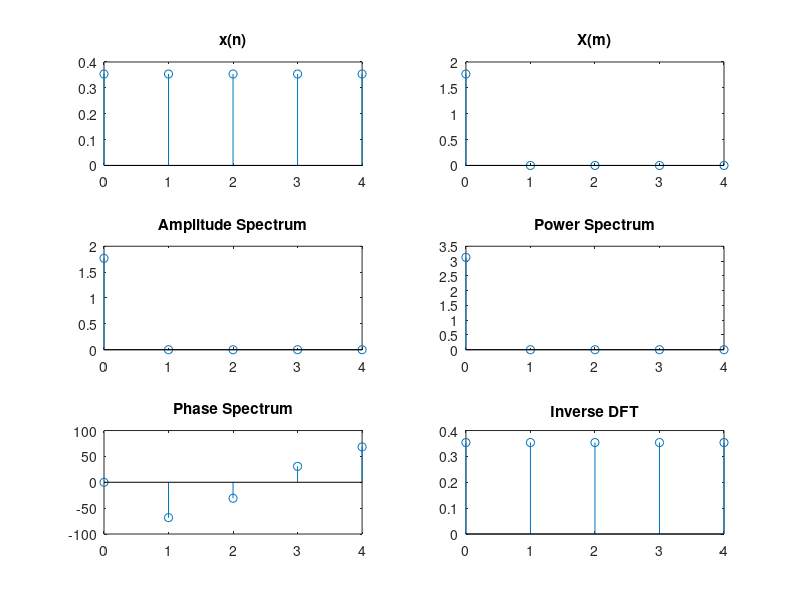

Write the MATLAB code that produced this figure.
fs=input('Enter the sampling frequency: ');
N=input('Enter the data point: ');

n=0:N-1;
x=sin(2*pi*1000/fs*n)+ 0.5*sin(2*pi*2000/fs*n + 3*pi/4);
X=zeros(N,1);

for m=1:N
    for n=1:N
        X(m)=X(m)+x(n)*exp(-j*2*pi*(m-1)*(n-1)/N);
    end
end

n=0:N-1;
subplot(3,2,1);
stem(n, x);
title('x(n)');

subplot(3,2,2);
stem(n, real(X));
title('X(m)');

subplot(3,2,3);
stem(n, abs(X))
title('Amplitude Spectrum');

subplot(3,2,4);
p=abs(X).^2;
stem(n, p);
title('Power Spectrum');

subplot(3,2,5);
stem(n, angle(X)*180/pi);
title('Phase Spectrum');

subplot(3,2,6);
stem(n, real(ifft(X)));
title('Inverse DFT');


